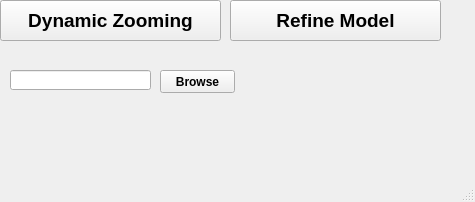
<?xml version="1.0" encoding="UTF-8"?>
<ui version="4.0">
 <class>SecondWindow</class>
 <widget class="QMainWindow" name="SecondWindow">
  <property name="geometry">
   <rect>
    <x>0</x>
    <y>0</y>
    <width>475</width>
    <height>202</height>
   </rect>
  </property>
  <property name="windowTitle">
   <string>MainWindow</string>
  </property>
  <widget class="QWidget" name="centralwidget">
   <widget class="QPushButton" name="pushButton">
    <property name="geometry">
     <rect>
      <x>0</x>
      <y>0</y>
      <width>221</width>
      <height>41</height>
     </rect>
    </property>
    <property name="font">
     <font>
      <pointsize>14</pointsize>
      <weight>75</weight>
      <bold>true</bold>
     </font>
    </property>
    <property name="text">
     <string>Dynamic Zooming</string>
    </property>
   </widget>
   <widget class="QPushButton" name="pushButton_2">
    <property name="geometry">
     <rect>
      <x>230</x>
      <y>0</y>
      <width>211</width>
      <height>41</height>
     </rect>
    </property>
    <property name="font">
     <font>
      <pointsize>14</pointsize>
      <weight>75</weight>
      <bold>true</bold>
     </font>
    </property>
    <property name="text">
     <string>Refine Model</string>
    </property>
   </widget>
   <widget class="QLineEdit" name="lineEdit">
    <property name="geometry">
     <rect>
      <x>10</x>
      <y>70</y>
      <width>141</width>
      <height>20</height>
     </rect>
    </property>
   </widget>
   <widget class="QPushButton" name="pushButton_3">
    <property name="geometry">
     <rect>
      <x>160</x>
      <y>70</y>
      <width>75</width>
      <height>23</height>
     </rect>
    </property>
    <property name="font">
     <font>
      <weight>75</weight>
      <bold>true</bold>
     </font>
    </property>
    <property name="text">
     <string>Browse</string>
    </property>
   </widget>
  </widget>
  <widget class="QMenuBar" name="menubar">
   <property name="geometry">
    <rect>
     <x>0</x>
     <y>0</y>
     <width>475</width>
     <height>21</height>
    </rect>
   </property>
  </widget>
  <widget class="QStatusBar" name="statusbar"/>
 </widget>
 <resources/>
 <connections/>
</ui>
